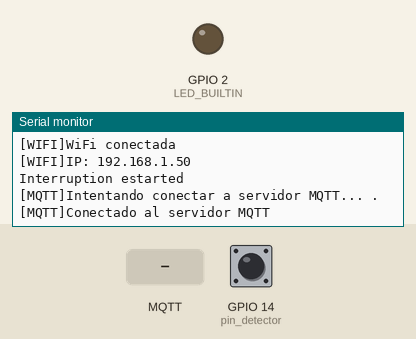
Simulated run of this sketch. Board: ESP8266 (Wemos D1 mini). Shown: output pins drawn as LEDs (lit = HIGH, except the on-board LED, lit = LOW), the last lines printed to the serial monitor. Inputs (shaded band) come from the test bench; at power-on: GPIO 14 (pin_detector) HIGH. WiFi joins after 1.5 s; servers stay silent unless stated; no MQTT or app messages arrive unless stated.

Above: at 4.2 s.
4.3 s: GPIO 14 (pin_detector) driven LOW
At 4.9 s:
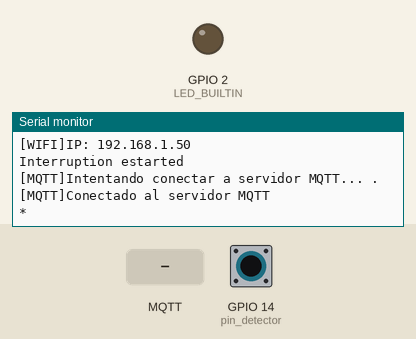
5.8 s: MQTT message "command" arrives on the first subscribed topic
At 6.5 s:
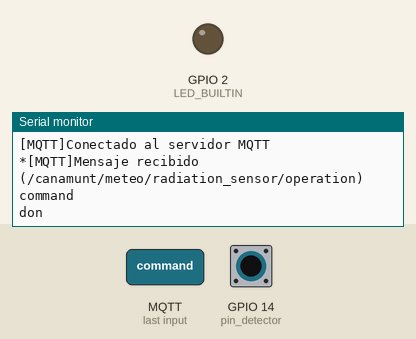
7.3 s: MQTT message "1" arrives on the first subscribed topic
At 8.4 s:
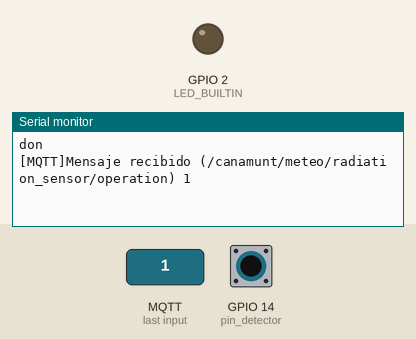
8.8 s: MQTT message "on" arrives on the first subscribed topic
At 9.5 s:
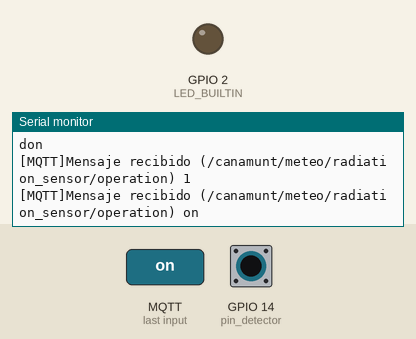
10.3 s: GPIO 14 (pin_detector) pulsed HIGH 2 times (0.12 s each, 0.3 s apart)
At 11.5 s:
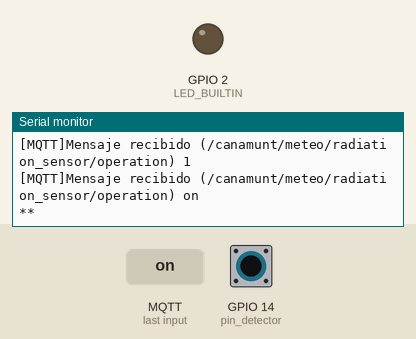

The sketch:

IoT_nuclear_radiation_sensor.ino
```cpp
// (licence header left out)
#include <ESP8266WiFi.h>
#include <PubSubClient.h>
#include <Wire.h>
#ifdef __AVR__
  #include <avr/power.h>
#endif

#include "settings.h"

/* Times for CPM calculation */
#define LOG_PERIOD 60000  //Logging period in milliseconds, recommended value 15000-60000.
#define MAX_PERIOD 60000  //Maximum logging period without modifying this sketch

unsigned long counts;     //variable for GM Tube events
unsigned long cpm;        //variable for CPM
unsigned int multiplier;  //variable for calculation CPM in this sketch
unsigned long previousMillis;  //variable for time measurement

/* Configuración cliente WiFi */
WiFiClient espClient;
String IP = String(15);

/* Configuración MQTT */
PubSubClient clientMqtt(espClient);
char msg[50];
String mqttcommand = String(14);

/* Tube pulse counter */
ICACHE_RAM_ATTR void tube_impulse() {
  counts++;
  Serial.print("*");
}

void setup() {
  Serial.begin(9600);

  /* Initialize board's LED */
  pinMode(LED_BUILTIN, OUTPUT);
  digitalWrite(LED_BUILTIN, HIGH);
  delay(500);

  /* Initialize wifi */
  setup_wifi();
  clientMqtt.setServer(mqtt_server, mqtt_port);
  clientMqtt.setCallback(callback);

  /* Times for CPM calculation */
  counts = 0;
  cpm = 0;
  multiplier = MAX_PERIOD / LOG_PERIOD;      //calculating multiplier, depend on your log period

  /* Setup GPIO sensor port */
  pinMode(pin_detector, INPUT);
  attachInterrupt(digitalPinToInterrupt(pin_detector),tube_impulse, FALLING);
  Serial.println("Interruption estarted");
  delay (1000);
}

String IpAddress2String(const IPAddress& ipAddress)
{
  return String(ipAddress[0]) + String(".") +\
  String(ipAddress[1]) + String(".") +\
  String(ipAddress[2]) + String(".") +\
  String(ipAddress[3])  ;
}

void setup_wifi() {
  delay(10);

  // Comienza el proceso de conexión a la red WiFi
  Serial.println();
  Serial.print("[WIFI]Conectando a ");
  Serial.println(ssid);

  // Modo estación
  WiFi.mode(WIFI_STA);
  // Inicio WiFi
  WiFi.begin(ssid, password);

  while (WiFi.status() != WL_CONNECTED) {
    delay(500);
    Serial.print(".");
  }

  IP=IpAddress2String(WiFi.localIP());
  Serial.println("");
  Serial.println("[WIFI]WiFi conectada");
  Serial.print("[WIFI]IP: ");
  Serial.print(WiFi.localIP());
  Serial.println("");
}

void callback(char* topic, byte* payload, unsigned int length) {
  Serial.print("[MQTT]Mensaje recibido (");
  Serial.print(topic);
  Serial.print(") ");
  mqttcommand = "";
  for (int i = 0; i < length; i++) {
    mqttcommand += (char)payload[i];
  }
  Serial.print(mqttcommand);
  Serial.println();
  // Switch on the LED if an 1 was received as first character
  if (mqttcommand == "command") {
    Serial.println("don");
  }
}

void reconnect() {
  Serial.print("[MQTT]Intentando conectar a servidor MQTT... ");
  // Bucle hasta conseguir conexión
  while (!clientMqtt.connected()) {
    Serial.print(".");
    // Intento de conexión
    //if (clientMqtt.connect(mqtt_id)) { // Ojo, para más de un dispositivo cambiar el nombre para evitar conflicto
    if (clientMqtt.connect(mqtt_id, mqttUser, mqttPassword )) { // Ojo, para más de un dispositivo cambiar el nombre para evitar conflicto
      Serial.println("");
      Serial.println("[MQTT]Conectado al servidor MQTT");
      // Once connected, publish an announcement...
      clientMqtt.publish(mqtt_sub_topic_healthcheck, "starting");
      clientMqtt.publish(mqtt_sub_topic_ip, IP.c_str());
      // ... and subscribe
      clientMqtt.subscribe(mqtt_sub_topic_operation);
    } else {
      Serial.print("[MQTT]Error, rc=");
      Serial.print(clientMqtt.state());
      Serial.println("[MQTT]Intentando conexión en 5 segundos");
      delay(5000);
    }
  }
}

void loop() {
  if (!clientMqtt.connected()) {
    reconnect();
  }
  clientMqtt.loop();
    unsigned long currentMillis = millis();
  if(currentMillis - previousMillis > LOG_PERIOD){
    digitalWrite(LED_BUILTIN, LOW);
    previousMillis = currentMillis;
    cpm = counts * multiplier;
    snprintf (msg, 10, "%6i", cpm);
    clientMqtt.publish(mqtt_pub_topic_radiation, msg);
    Serial.print(msg);
    Serial.println(" CPM");
    counts = 0;
    digitalWrite(LED_BUILTIN, HIGH);
  }
}
```

settings.h
```cpp
// WiFi Configuration
const char* ssid = "¿?";
const char* password = "?¿";

// MQTT Configuration
const char* mqtt_server = "?¿";
const int   mqtt_port = 11884;
const char* mqttUser = "¿?";
const char* mqttPassword = "?¿";
const char* mqtt_id = "radiation_sensor_canamunt";
const char* mqtt_sub_topic_healthcheck = "/canamunt/meteo/radiation_sensor";
const char* mqtt_sub_topic_ip = "/canamunt/meteo/radiation_sensor/ip";
const char* mqtt_sub_topic_operation = "/canamunt/meteo/radiation_sensor/operation";
const char* mqtt_pub_topic_radiation = "/canamunt/meteo/radiation_sensor/cpm";

// Other params
const int pin_detector = 14; //D5
```

Measured:
- after the input at 4.3 s, the serial monitor: prints a new line at once (image 1)
- after the input at 5.8 s, the serial monitor: prints a new line at once (image 2)
- after the input at 7.3 s, the serial monitor: prints a new line at once (image 3)
- after the input at 8.8 s, the serial monitor: prints a new line at once (image 4)
- after the input at 10.3 s, the serial monitor: prints a new line after 0.12 s (image 5)
